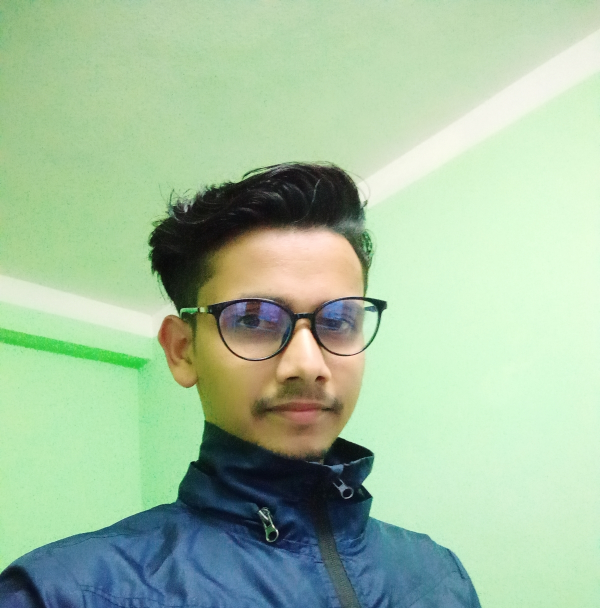
#> input picture datasets/image/aayaan1.jpg, 1200 x 1216 px, found by its file name (shown at 1/2 size)
$ python draw_line_in_img.py
#> lines starting #> are read from the running program, lines starting #| are printed output that depends on the picture
#drawing function in opencv

import numpy as np
import cv2

img = cv2.imread(r"C:\Users\Hp\Desktop\image\aayaan1.jpg")
#> img is the input picture: shape (1216, 1200, 3); mean B, G, R 161.8, 193.2, 164.7
img = cv2.resize(img,(600,700))
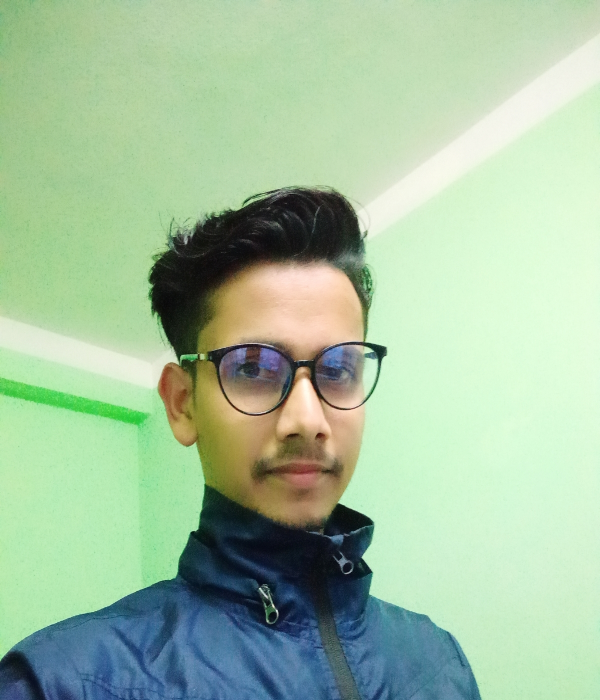
#> img: shape (700, 600, 3); mean B, G, R 161.7, 193, 164.5
'''
to drawa a line we should have to pass a 5 parameter(img,starting,ending,color,thickness)
here we draw a line in a image
'''
img = cv2.line(img,(0,0),(200,200),(154,92,424),8)
#drawing arrowed line that also accept 5 parameters (img,starting ,ending,color,thickness)
img = cv2.arrowedLine(img, (0,125), (255,255),(255,0,125),5)

#drawing rectangel accept parameter(img,star-cod,end-cod,color,thickness)
img = cv2.rectangle(img, (100,200), (400,500), (150,72,120),10)#if we fill thickness value with -1 it will fill the same color to whole rectangle

#circle - accept(img,star_cod,radius,color,thickness)
img = cv2.circle(img,(447,125),65,(214,255,0),-1)

#if we want to put some text in the image
font = cv2.FONT_ITALIC
#puttext-accept(img,text,star_co,font,fontsize,color,thickness,linetype)
img= cv2.putText(img,"marriage_photo",(20,500),font,4,(0,125,255),5,cv2.LINE_AA)

#ellipse-accepting(img,start_co,(length,height),color,thickness)
img = cv2.ellipse(img,(400,600),(100,50),0,0,360,125,5)#here 0,0 is a rotation point 360 is the angle and 155 is the color code,5 is thickness
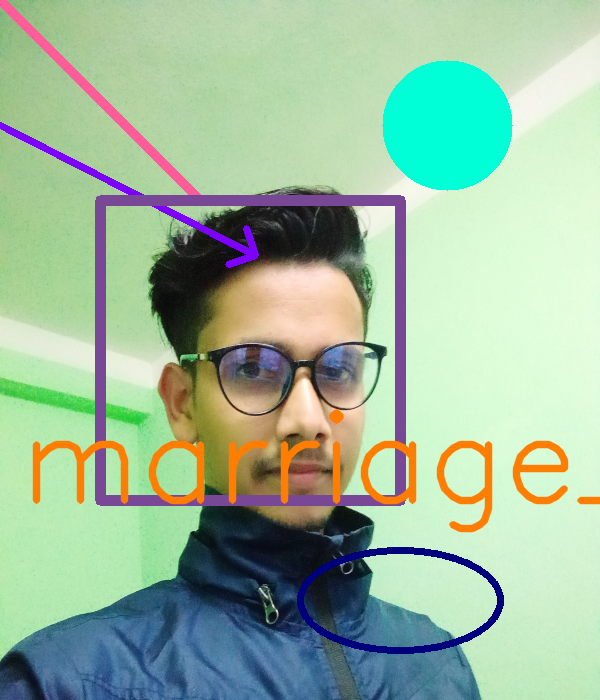
#> img: shape (700, 600, 3); mean B, G, R 158.3, 185.2, 157.6


cv2.imshow("res",img)
cv2.waitKey()
cv2.destroyAllWindows()

$ run again, with datasets/image/aayaan12.jpg copied over datasets/image/aayaan1.jpg
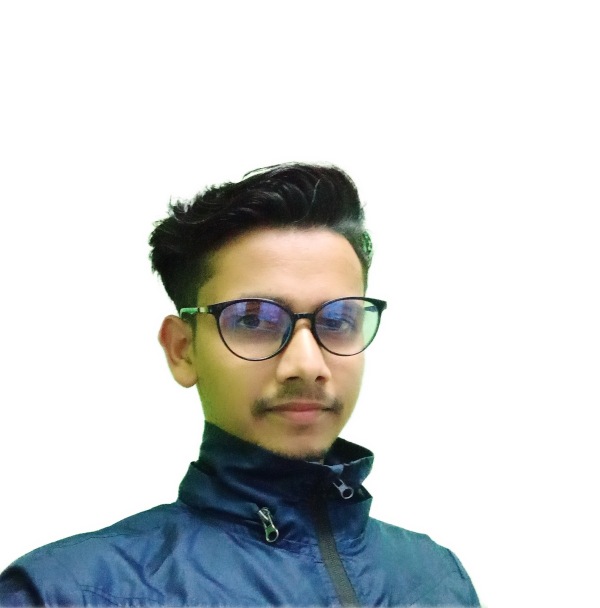
#> input picture datasets/image/aayaan12.jpg, 1200 x 1216 px, found by its file name (shown at 1/2 size)
#> img is the input picture: shape (1216, 1200, 3); mean B, G, R 211, 211.2, 208.4
#> `img = cv2.resize(img,(600,700))`:
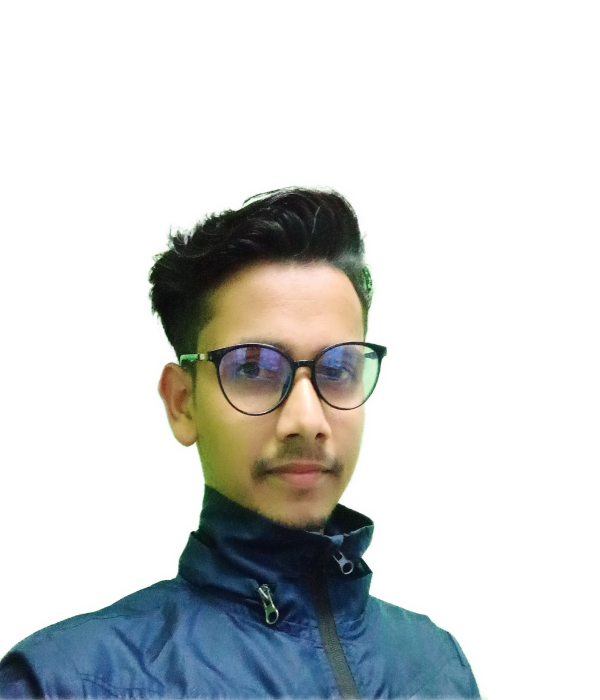
#> img: shape (700, 600, 3); mean B, G, R 210.9, 211.2, 208.4
#> `img = cv2.ellipse(img,(400,600),(100,50),0,0,360,125,5)#here 0,0 is a ..`:
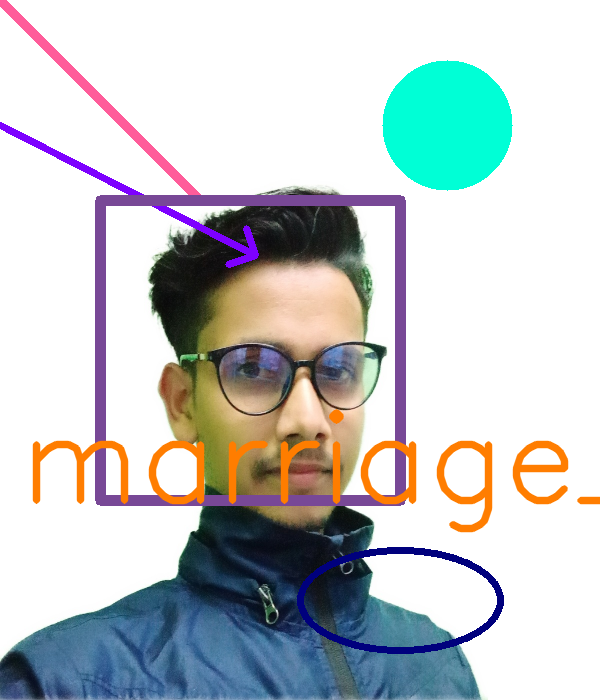
#> img: shape (700, 600, 3); mean B, G, R 202, 201.3, 196.5

$ run again, with datasets/image/aa.jpg copied over datasets/image/aayaan1.jpg
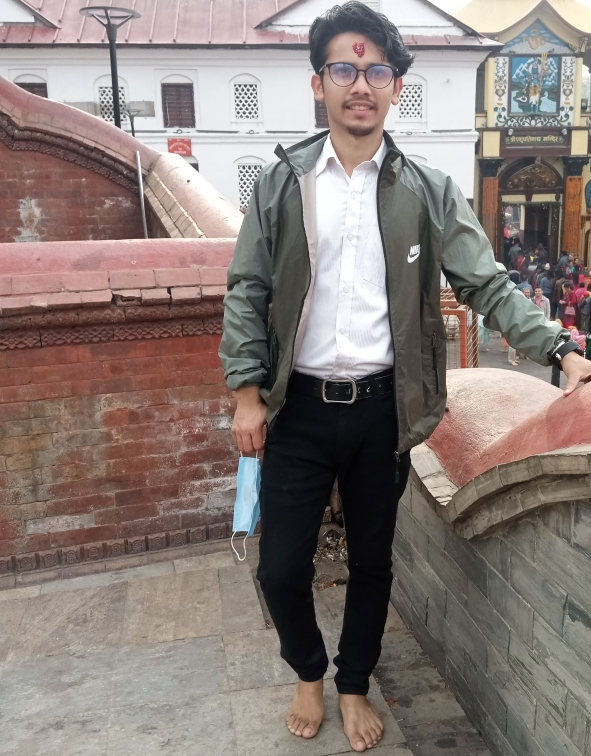
#> input picture datasets/image/aa.jpg, 591 x 756 px, found by its file name
#> img is the input picture: shape (756, 591, 3); mean B, G, R 119.4, 124, 136.3
#> `img = cv2.resize(img,(600,700))`:
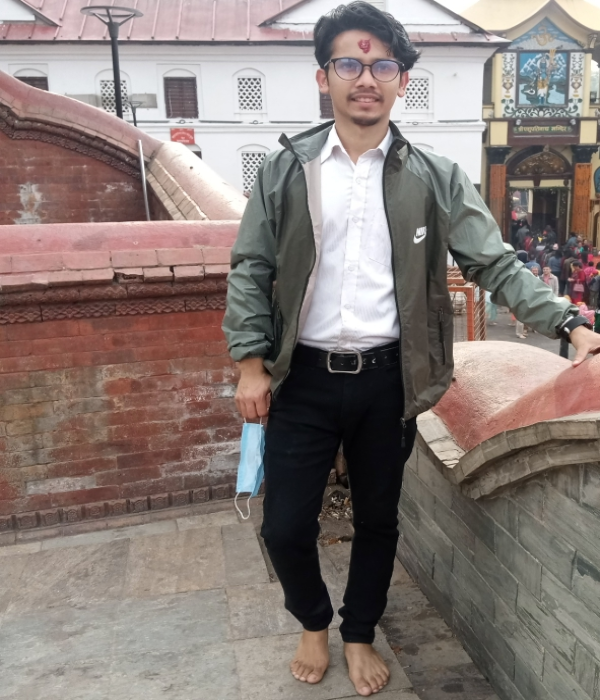
#> img: shape (700, 600, 3); mean B, G, R 119.3, 123.9, 136.1
#> `img = cv2.ellipse(img,(400,600),(100,50),0,0,360,125,5)#here 0,0 is a ..`:
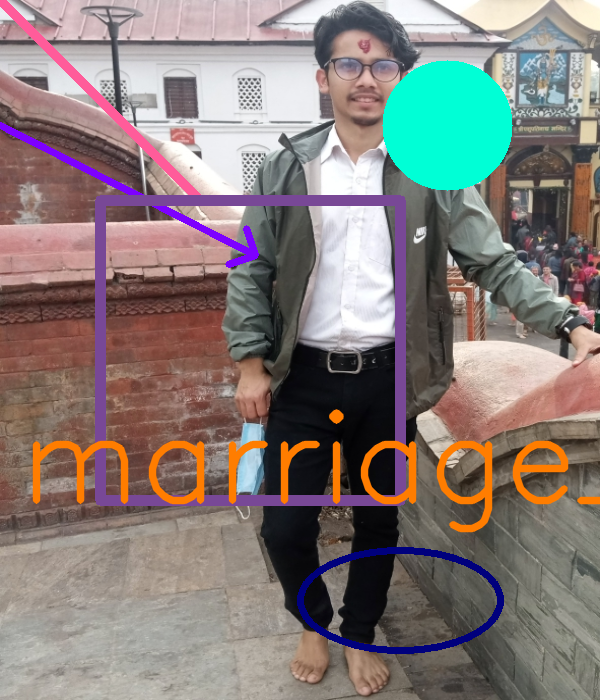
#> img: shape (700, 600, 3); mean B, G, R 121.1, 124.7, 134.1
